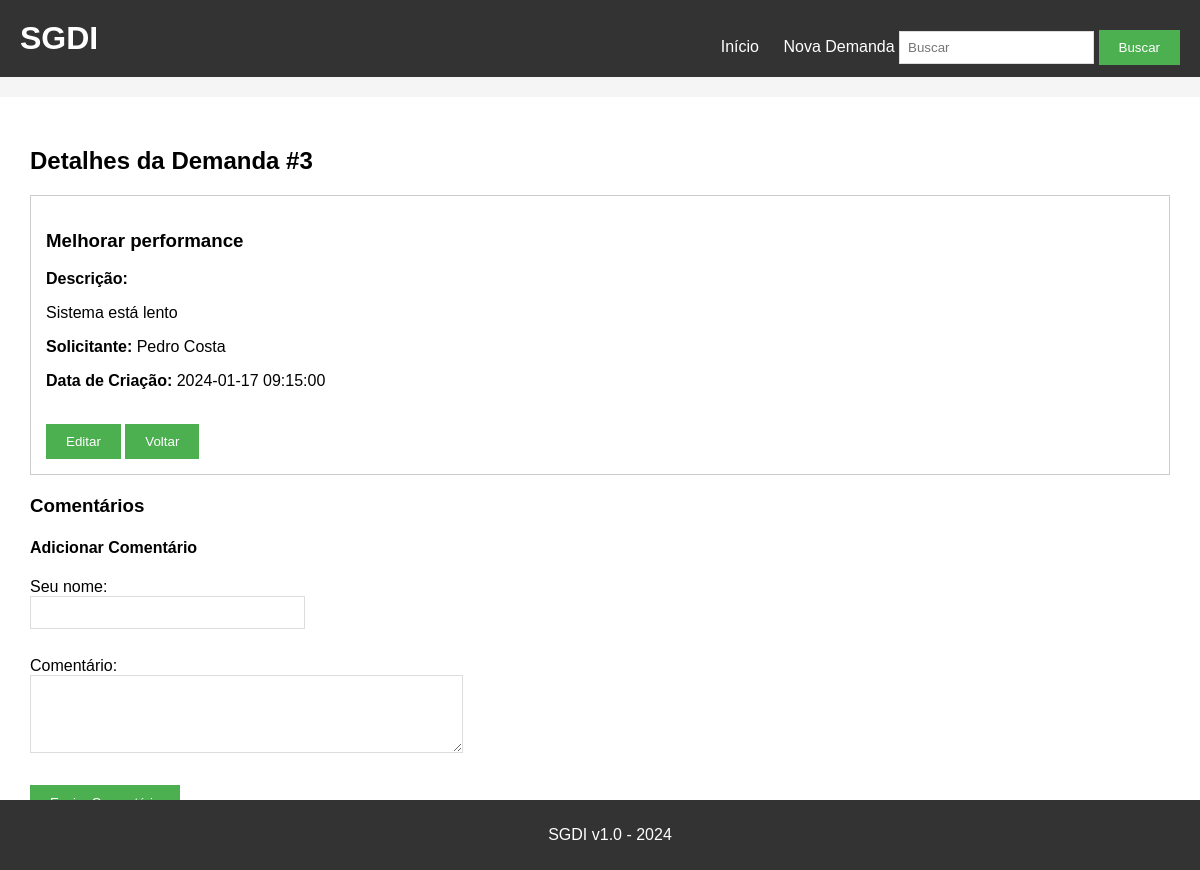
Page /detalhes/3 on the committed database.
### tables this page shows
CREATE TABLE demandas (
    id INTEGER PRIMARY KEY AUTOINCREMENT,
    titulo TEXT NOT NULL,
    descricao TEXT,
    solicitante TEXT,
    data_criacao TEXT
);

### app.py (the view)
@app.route('/detalhes/<id>')
def detalhes(id):
    conn = sqlite3.connect('demandas.db')
    cursor = conn.cursor()
    demanda = cursor.execute(f'SELECT * FROM demandas WHERE id={id}').fetchone()
    comentarios = cursor.execute(f'SELECT * FROM comentarios WHERE demanda_id={id}').fetchall()
    conn.close()
    return render_template('detalhes.html', demanda=demanda, comentarios=comentarios)

### templates/detalhes.html (shortened to what this page needs)
{% extends "base.html" %}
{% block content %}
<h2>Detalhes da Demanda #{{ demanda[0] }}</h2>
<div style="border:1px solid #ccc; padding:15px; margin-bottom:20px;">
    <h3>{{ demanda[1] }}</h3>
    <p><strong>Descrição:</strong></p>
    <p>{{ demanda[2] }}</p>
    <p><strong>Solicitante:</strong> {{ demanda[3] }}</p>
    <p><strong>Data de Criação:</strong> {{ demanda[4] }}</p>
    <br>
    <a href="/editar/{{ demanda[0] }}"><button>Editar</button></a>
    <a href="/"><button>Voltar</button></a>
</div>
<h3>Comentários</h3>
<h4>Adicionar Comentário</h4>
<form method="POST" action="/adicionar_comentario/{{ demanda[0] }}">
    <div>
        <label>Seu nome:</label><br>
        <input type="text" name="autor" size="30">
    </div>
    <br>
    <div>
        <label>Comentário:</label><br>
        <textarea name="comentario" rows="4" cols="50"></textarea>
    </div>
    <br>
    <button type="submit">Enviar Comentário</button>
</form>
{% endblock %}

### static/style.css (style rules this page uses)
body { font-family: Arial, sans-serif; background-color: #f5f5f5; padding: 0; margin: 0; }
button { background-color: #4CAF50; color: white; padding: 10px 20px; border: none; cursor: pointer; }
form div { margin-bottom: 10px; }
input[type="text"], textarea { padding: 8px; border: 1px solid #ddd; }
textarea { resize: vertical; }

### templates/base.html (style rules this page uses)
body { margin: 0; }

### rows in the picture
demandas: id "3", titulo "Melhorar performance", descricao "Sistema está lento", solicitante "Pedro Costa", data_criacao "2024-01-17 09:15:00"
